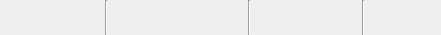
<?xml version="1.0" encoding="UTF-8"?>
<ui version="4.0">
 <class>SketcherTopBar</class>
 <widget class="QWidget" name="SketcherTopBar">
  <property name="geometry">
   <rect>
    <x>0</x>
    <y>0</y>
    <width>435</width>
    <height>35</height>
   </rect>
  </property>
  <property name="windowTitle">
   <string>Form</string>
  </property>
  <property name="styleSheet">
   <string notr="true">QToolButton { border : none; }
QToolButton::menu-indicator{width:0px;}</string>
  </property>
  <layout class="QHBoxLayout" name="horizontalLayout">
   <property name="spacing">
    <number>0</number>
   </property>
   <property name="leftMargin">
    <number>0</number>
   </property>
   <property name="topMargin">
    <number>0</number>
   </property>
   <property name="rightMargin">
    <number>0</number>
   </property>
   <property name="bottomMargin">
    <number>0</number>
   </property>
   <item>
    <widget class="QToolButton" name="select_mode_btn">
     <property name="toolTip">
      <string>Select Mode</string>
     </property>
     <property name="text">
      <string/>
     </property>
     <property name="icon">
      <iconset resource="../sketcher.qrc">
       <normaloff>:/icons/mode_select.svg</normaloff>
       <disabledoff>:/icons/mode_select_dis.svg</disabledoff>:/icons/mode_select.svg</iconset>
     </property>
     <property name="iconSize">
      <size>
       <width>32</width>
       <height>32</height>
      </size>
     </property>
     <property name="checkable">
      <bool>true</bool>
     </property>
     <attribute name="buttonGroup">
      <string notr="true">mode_button_group</string>
     </attribute>
    </widget>
   </item>
   <item>
    <widget class="QToolButton" name="draw_mode_btn">
     <property name="toolTip">
      <string>Draw Mode</string>
     </property>
     <property name="text">
      <string/>
     </property>
     <property name="icon">
      <iconset resource="../sketcher.qrc">
       <normaloff>:/icons/mode_draw.svg</normaloff>
       <disabledoff>:/icons/mode_draw_dis.svg</disabledoff>:/icons/mode_draw.svg</iconset>
     </property>
     <property name="iconSize">
      <size>
       <width>32</width>
       <height>32</height>
      </size>
     </property>
     <property name="checkable">
      <bool>true</bool>
     </property>
     <attribute name="buttonGroup">
      <string notr="true">mode_button_group</string>
     </attribute>
    </widget>
   </item>
   <item>
    <widget class="QToolButton" name="erase_mode_btn">
     <property name="toolTip">
      <string>Erase Mode</string>
     </property>
     <property name="text">
      <string/>
     </property>
     <property name="icon">
      <iconset resource="../sketcher.qrc">
       <normaloff>:/icons/mode_erase.svg</normaloff>
       <disabledoff>:/icons/mode_erase_dis.svg</disabledoff>:/icons/mode_erase.svg</iconset>
     </property>
     <property name="iconSize">
      <size>
       <width>32</width>
       <height>32</height>
      </size>
     </property>
     <property name="checkable">
      <bool>true</bool>
     </property>
     <attribute name="buttonGroup">
      <string notr="true">mode_button_group</string>
     </attribute>
    </widget>
   </item>
   <item>
    <widget class="Line" name="vline1">
     <property name="orientation">
      <enum>Qt::Vertical</enum>
     </property>
    </widget>
   </item>
   <item>
    <widget class="QToolButton" name="undo_btn">
     <property name="toolTip">
      <string>Undo</string>
     </property>
     <property name="text">
      <string/>
     </property>
     <property name="icon">
      <iconset resource="../sketcher.qrc">
       <normaloff>:/icons/topbar_undo.svg</normaloff>
       <disabledoff>:/icons/topbar_undo_dis.svg</disabledoff>:/icons/topbar_undo.svg</iconset>
     </property>
     <property name="iconSize">
      <size>
       <width>32</width>
       <height>32</height>
      </size>
     </property>
    </widget>
   </item>
   <item>
    <widget class="QToolButton" name="redo_btn">
     <property name="toolTip">
      <string>Redo</string>
     </property>
     <property name="text">
      <string/>
     </property>
     <property name="icon">
      <iconset resource="../sketcher.qrc">
       <normaloff>:/icons/topbar_redo.svg</normaloff>
       <disabledoff>:/icons/topbar_redo_dis.svg</disabledoff>:/icons/topbar_redo.svg</iconset>
     </property>
     <property name="iconSize">
      <size>
       <width>32</width>
       <height>32</height>
      </size>
     </property>
    </widget>
   </item>
   <item>
    <widget class="QToolButton" name="cleanup_btn">
     <property name="toolTip">
      <string>Clean Up</string>
     </property>
     <property name="text">
      <string/>
     </property>
     <property name="icon">
      <iconset resource="../sketcher.qrc">
       <normaloff>:/icons/topbar_cleanup.svg</normaloff>
       <disabledoff>:/icons/topbar_cleanup_dis.svg</disabledoff>:/icons/topbar_cleanup.svg</iconset>
     </property>
     <property name="iconSize">
      <size>
       <width>32</width>
       <height>32</height>
      </size>
     </property>
    </widget>
   </item>
   <item>
    <widget class="QToolButton" name="more_actions_btn">
     <property name="toolTip">
      <string>More Actions</string>
     </property>
     <property name="text">
      <string/>
     </property>
     <property name="icon">
      <iconset resource="../sketcher.qrc">
       <normaloff>:/icons/topbar_more_actions.svg</normaloff>
       <disabledoff>:/icons/topbar_more_actions_dis.svg</disabledoff>:/icons/topbar_more_actions.svg</iconset>
     </property>
     <property name="iconSize">
      <size>
       <width>32</width>
       <height>32</height>
      </size>
     </property>
     <property name="popupMode">
      <enum>QToolButton::InstantPopup</enum>
     </property>
    </widget>
   </item>
   <item>
    <spacer name="right_spacer">
     <property name="orientation">
      <enum>Qt::Horizontal</enum>
     </property>
     <property name="sizeHint" stdset="0">
      <size>
       <width>40</width>
       <height>20</height>
      </size>
     </property>
    </spacer>
   </item>
   <item>
    <widget class="Line" name="vline2">
     <property name="orientation">
      <enum>Qt::Vertical</enum>
     </property>
    </widget>
   </item>
   <item>
    <widget class="QToolButton" name="clear_btn">
     <property name="toolTip">
      <string>Clear Sketcher</string>
     </property>
     <property name="icon">
      <iconset resource="../sketcher.qrc">
       <normaloff>:/icons/topbar_clear_sketcher.svg</normaloff>
       <disabledoff>:/icons/topbar_clear_sketcher_dis.svg</disabledoff>:/icons/topbar_clear_sketcher.svg</iconset>
     </property>
     <property name="iconSize">
      <size>
       <width>32</width>
       <height>32</height>
      </size>
     </property>
     <property name="popupMode">
      <enum>QToolButton::InstantPopup</enum>
     </property>
    </widget>
   </item>
   <item>
    <widget class="QToolButton" name="import_btn">
     <property name="toolTip">
      <string>Import</string>
     </property>
     <property name="text">
      <string/>
     </property>
     <property name="icon">
      <iconset resource="../sketcher.qrc">
       <normaloff>:/icons/topbar_import.svg</normaloff>
       <disabledoff>:/icons/topbar_import_dis.svg</disabledoff>:/icons/topbar_import.svg</iconset>
     </property>
     <property name="iconSize">
      <size>
       <width>32</width>
       <height>32</height>
      </size>
     </property>
     <property name="popupMode">
      <enum>QToolButton::InstantPopup</enum>
     </property>
    </widget>
   </item>
   <item>
    <widget class="QToolButton" name="export_btn">
     <property name="toolTip">
      <string>Export</string>
     </property>
     <property name="text">
      <string/>
     </property>
     <property name="icon">
      <iconset resource="../sketcher.qrc">
       <normaloff>:/icons/topbar_export.svg</normaloff>
       <disabledoff>:/icons/topbar_export_dis.svg</disabledoff>:/icons/topbar_export.svg</iconset>
     </property>
     <property name="iconSize">
      <size>
       <width>32</width>
       <height>32</height>
      </size>
     </property>
     <property name="popupMode">
      <enum>QToolButton::InstantPopup</enum>
     </property>
    </widget>
   </item>
   <item>
    <widget class="Line" name="vline3">
     <property name="minimumSize">
      <size>
       <width>15</width>
       <height>0</height>
      </size>
     </property>
     <property name="orientation">
      <enum>Qt::Vertical</enum>
     </property>
    </widget>
   </item>
   <item>
    <widget class="QToolButton" name="configure_view_btn">
     <property name="toolTip">
      <string>Configure View</string>
     </property>
     <property name="text">
      <string/>
     </property>
     <property name="icon">
      <iconset resource="../sketcher.qrc">
       <normaloff>:/icons/topbar_settings.svg</normaloff>
       <disabledoff>:/icons/topbar_settings_dis.svg</disabledoff>:/icons/topbar_settings.svg</iconset>
     </property>
     <property name="iconSize">
      <size>
       <width>32</width>
       <height>32</height>
      </size>
     </property>
     <property name="popupMode">
      <enum>QToolButton::InstantPopup</enum>
     </property>
    </widget>
   </item>
   <item>
    <widget class="QToolButton" name="help_btn">
     <property name="toolTip">
      <string>Help</string>
     </property>
     <property name="text">
      <string/>
     </property>
     <property name="icon">
      <iconset resource="../sketcher.qrc">
       <normaloff>:/icons/topbar_help.svg</normaloff>
       <disabledoff>:/icons/topbar_help_dis.svg</disabledoff>:/icons/topbar_help.svg</iconset>
     </property>
     <property name="iconSize">
      <size>
       <width>32</width>
       <height>32</height>
      </size>
     </property>
     <property name="popupMode">
      <enum>QToolButton::InstantPopup</enum>
     </property>
    </widget>
   </item>
  </layout>
 </widget>
 <resources>
  <include location="../sketcher.qrc"/>
 </resources>
 <connections/>
 <buttongroups>
  <buttongroup name="mode_button_group"/>
 </buttongroups>
</ui>
